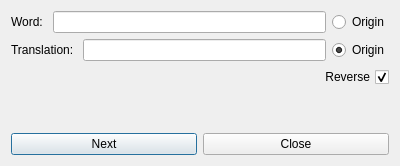
<?xml version="1.0" encoding="UTF-8"?>
<ui version="4.0">
 <class>AddDialog</class>
 <widget class="QDialog" name="AddDialog">
  <property name="geometry">
   <rect>
    <x>0</x>
    <y>0</y>
    <width>400</width>
    <height>166</height>
   </rect>
  </property>
  <property name="windowTitle">
   <string>Add word</string>
  </property>
  <property name="windowIcon">
   <iconset resource="qword.qrc">
    <normaloff>:/images/logo.png</normaloff>:/images/logo.png</iconset>
  </property>
  <layout class="QVBoxLayout" name="verticalLayout">
   <item>
    <layout class="QHBoxLayout" name="horizontalLayout">
     <item>
      <widget class="QLabel" name="label">
       <property name="text">
        <string>Word: </string>
       </property>
      </widget>
     </item>
     <item>
      <widget class="QLineEdit" name="txtEs"/>
     </item>
     <item>
      <widget class="QRadioButton" name="rbEs">
       <property name="text">
        <string>Origin</string>
       </property>
      </widget>
     </item>
    </layout>
   </item>
   <item>
    <layout class="QHBoxLayout" name="horizontalLayout_2">
     <item>
      <widget class="QLabel" name="label_2">
       <property name="text">
        <string>Translation: </string>
       </property>
      </widget>
     </item>
     <item>
      <widget class="QLineEdit" name="txtRu"/>
     </item>
     <item>
      <widget class="QRadioButton" name="rbRu">
       <property name="text">
        <string>Origin</string>
       </property>
       <property name="checked">
        <bool>true</bool>
       </property>
      </widget>
     </item>
    </layout>
   </item>
   <item>
    <widget class="QCheckBox" name="cboxRevert">
     <property name="layoutDirection">
      <enum>Qt::RightToLeft</enum>
     </property>
     <property name="text">
      <string>Reverse</string>
     </property>
     <property name="checked">
      <bool>true</bool>
     </property>
    </widget>
   </item>
   <item>
    <spacer name="verticalSpacer">
     <property name="orientation">
      <enum>Qt::Vertical</enum>
     </property>
     <property name="sizeHint" stdset="0">
      <size>
       <width>20</width>
       <height>40</height>
      </size>
     </property>
    </spacer>
   </item>
   <item>
    <layout class="QHBoxLayout" name="horizontalLayout_3">
     <item>
      <widget class="QPushButton" name="btnNext">
       <property name="text">
        <string>Next</string>
       </property>
       <property name="icon">
        <iconset resource="qword.qrc">
         <normaloff>:/images/1238844468_next.png</normaloff>:/images/1238844468_next.png</iconset>
       </property>
      </widget>
     </item>
     <item>
      <widget class="QPushButton" name="btnClose">
       <property name="layoutDirection">
        <enum>Qt::LeftToRight</enum>
       </property>
       <property name="text">
        <string>Close</string>
       </property>
       <property name="icon">
        <iconset resource="qword.qrc">
         <normaloff>:/images/1238844450_fileclose.png</normaloff>:/images/1238844450_fileclose.png</iconset>
       </property>
      </widget>
     </item>
    </layout>
   </item>
  </layout>
 </widget>
 <resources>
  <include location="qword.qrc"/>
 </resources>
 <connections/>
</ui>
